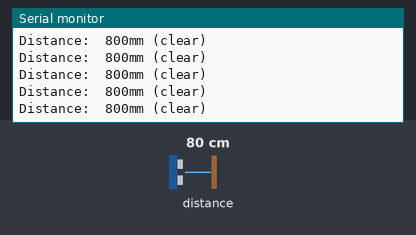
Recording of a sketch running on a simulated ESP32. On the bench: the last lines printed to the serial monitor. The inputs (shaded band) are chosen by the test bench; at power-on: distance to the obstacle 80 cm.

Above: at 4.2 s.
4.3 s: distance to the obstacle set to 2 cm
At 4.43 s:
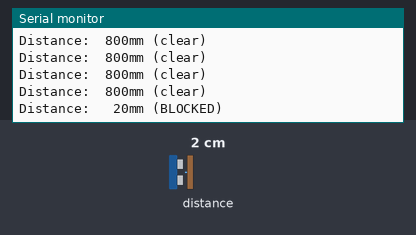
6.2 s: distance to the obstacle set to 18 cm
At 6.27 s:
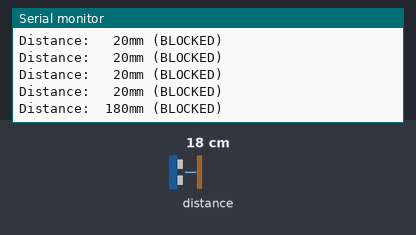
8.1 s: distance to the obstacle set to 120 cm
At 8.19 s:
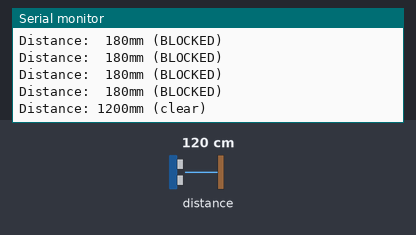

The sketch:

ToFTest_single.ino
```cpp
#include <Arduino.h>
#include <Wire.h>
#include "Adafruit_VL53L1X.h"

// Change to 25 for Sensor 1, 26 for Sensor 2
#define XSHUT_PIN 25

#define TOF_TRIGGER_MM 400

Adafruit_VL53L1X tof = Adafruit_VL53L1X(XSHUT_PIN);
bool tofOk = false;

void setup() {
  Serial.begin(115200);
  delay(3000);
  Serial.println("Booting...");

  Wire.begin(21, 22);

  if (tof.begin(0x29, &Wire)) {
    tofOk = true;
    tof.startRanging();
    tof.setTimingBudget(50);
    Serial.println("ToF sensor initialized.");
  } else {
    Serial.println("WARNING: ToF sensor failed to initialize. Check wiring.");
  }

  Serial.println("Single ToF sensor test starting...");
}

void loop() {
  if (!tofOk) {
    Serial.println("Sensor not initialized.");
    delay(1000);
    return;
  }

  if (tof.dataReady()) {
    int16_t dist = tof.distance();
    tof.clearInterrupt();

    if (dist == -1) {
      Serial.println("Distance: out of range");
    } else {
      bool blocked = dist < TOF_TRIGGER_MM;
      Serial.printf("Distance: %4dmm (%s)\n", dist, blocked ? "BLOCKED" : "clear");
    }
  }

  delay(50);
}
```

Measured:
- after the input at 4.3 s, the serial monitor: prints a new line after 0.07 s (image 1)
- after the input at 6.2 s, the serial monitor: prints a new line at once (image 2)
- after the input at 8.1 s, the serial monitor: prints a new line at once (image 3)
